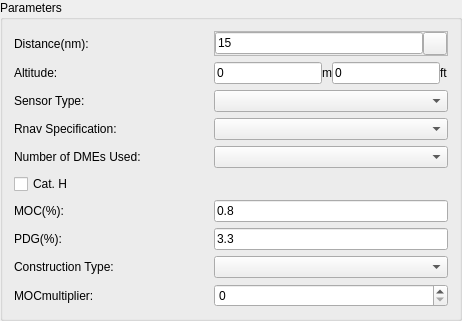
    <widget class="QGroupBox" name="gbParameters">
     <property name="font">
      <font>
       <family>Arial</family>
       <weight>50</weight>
       <bold>false</bold>
      </font>
     </property>
     <property name="title">
      <string>Parameters</string>
     </property>
     <layout class="QVBoxLayout" name="vl_gbParameters">
      <item>
       <widget class="QFrame" name="frameDistance">
        <property name="frameShape">
         <enum>QFrame::NoFrame</enum>
        </property>
        <property name="frameShadow">
         <enum>QFrame::Raised</enum>
        </property>
        <layout class="QHBoxLayout" name="hLayoutDistance">
         <property name="spacing">
          <number>0</number>
         </property>
         <property name="margin">
          <number>0</number>
         </property>
         <item>
          <widget class="QLabel" name="label_76">
           <property name="minimumSize">
            <size>
             <width>200</width>
             <height>0</height>
            </size>
           </property>
           <property name="maximumSize">
            <size>
             <width>200</width>
             <height>16777215</height>
            </size>
           </property>
           <property name="font">
            <font>
             <weight>50</weight>
             <bold>false</bold>
            </font>
           </property>
           <property name="text">
            <string>Distance(nm):</string>
           </property>
          </widget>
         </item>
         <item>
          <widget class="QFrame" name="frame_APV_11">
           <property name="frameShape">
            <enum>QFrame::StyledPanel</enum>
           </property>
           <property name="frameShadow">
            <enum>QFrame::Raised</enum>
           </property>
           <layout class="QHBoxLayout" name="horizontalLayout_15">
            <property name="spacing">
             <number>0</number>
            </property>
            <property name="margin">
             <number>0</number>
            </property>
            <item>
             <widget class="QLineEdit" name="txtDistance">
              <property name="enabled">
               <bool>true</bool>
              </property>
              <property name="font">
               <font>
                <weight>50</weight>
                <bold>false</bold>
               </font>
              </property>
              <property name="text">
               <string>15</string>
              </property>
             </widget>
            </item>
            <item>
             <widget class="QToolButton" name="btnCaptureDistance">
              <property name="text">
               <string/>
              </property>
              <property name="icon">
               <iconset>
                <normaloff>:/gnss_item/coordinate_capture.png</normaloff>:/gnss_item/coordinate_capture.png</iconset>
              </property>
             </widget>
            </item>
           </layout>
          </widget>
         </item>
        </layout>
       </widget>
      </item>
      <item>
       <widget class="QFrame" name="frameAltitude">
        <property name="frameShape">
         <enum>QFrame::NoFrame</enum>
        </property>
        <property name="frameShadow">
         <enum>QFrame::Raised</enum>
        </property>
        <layout class="QHBoxLayout" name="hLayoutPDG_2">
         <property name="spacing">
          <number>0</number>
         </property>
         <property name="margin">
          <number>0</number>
         </property>
         <item>
          <widget class="QLabel" name="label_69">
           <property name="minimumSize">
            <size>
             <width>200</width>
             <height>0</height>
            </size>
           </property>
           <property name="maximumSize">
            <size>
             <width>200</width>
             <height>16777215</height>
            </size>
           </property>
           <property name="font">
            <font>
             <weight>50</weight>
             <bold>false</bold>
            </font>
           </property>
           <property name="text">
            <string>Altitude:</string>
           </property>
          </widget>
         </item>
         <item>
          <widget class="QLineEdit" name="txtAltitudeM">
           <property name="minimumSize">
            <size>
             <width>72</width>
             <height>0</height>
            </size>
           </property>
           <property name="font">
            <font>
             <weight>50</weight>
             <bold>false</bold>
            </font>
           </property>
           <property name="text">
            <string>0</string>
           </property>
          </widget>
         </item>
         <item>
          <widget class="QLabel" name="label">
           <property name="text">
            <string>m</string>
           </property>
          </widget>
         </item>
         <item>
          <widget class="QLineEdit" name="txtAltitudeFt">
           <property name="text">
            <string>0</string>
           </property>
          </widget>
         </item>
         <item>
          <widget class="QLabel" name="label_2">
           <property name="text">
            <string>ft</string>
           </property>
          </widget>
         </item>
        </layout>
       </widget>
      </item>
      <item>
       <widget class="QFrame" name="frame_58">
        <property name="frameShape">
         <enum>QFrame::NoFrame</enum>
        </property>
        <property name="frameShadow">
         <enum>QFrame::Raised</enum>
        </property>
        <layout class="QHBoxLayout" name="horizontalLayout_58">
         <property name="spacing">
          <number>0</number>
         </property>
         <property name="margin">
          <number>0</number>
         </property>
         <item>
          <widget class="QLabel" name="label_66">
           <property name="minimumSize">
            <size>
             <width>200</width>
             <height>0</height>
            </size>
           </property>
           <property name="maximumSize">
            <size>
             <width>200</width>
             <height>16777215</height>
            </size>
           </property>
           <property name="font">
            <font>
             <weight>50</weight>
             <bold>false</bold>
            </font>
           </property>
           <property name="text">
            <string>Sensor Type:</string>
           </property>
          </widget>
         </item>
         <item>
          <widget class="QComboBox" name="cmbSensorType">
           <property name="sizePolicy">
            <sizepolicy hsizetype="Expanding" vsizetype="Preferred">
             <horstretch>0</horstretch>
             <verstretch>0</verstretch>
            </sizepolicy>
           </property>
           <property name="font">
            <font>
             <weight>50</weight>
             <bold>false</bold>
            </font>
           </property>
          </widget>
         </item>
        </layout>
       </widget>
      </item>
      <item>
       <widget class="QFrame" name="frame_OutBoundLimit">
        <property name="frameShape">
         <enum>QFrame::NoFrame</enum>
        </property>
        <property name="frameShadow">
         <enum>QFrame::Raised</enum>
        </property>
        <layout class="QHBoxLayout" name="horizontalLayout_59">
         <property name="spacing">
          <number>0</number>
         </property>
         <property name="margin">
          <number>0</number>
         </property>
         <item>
          <widget class="QLabel" name="label_67">
           <property name="minimumSize">
            <size>
             <width>200</width>
             <height>0</height>
            </size>
           </property>
           <property name="maximumSize">
            <size>
             <width>200</width>
             <height>16777215</height>
            </size>
           </property>
           <property name="font">
            <font>
             <weight>50</weight>
             <bold>false</bold>
            </font>
           </property>
           <property name="text">
            <string>Rnav Specification:</string>
           </property>
          </widget>
         </item>
         <item>
          <widget class="QComboBox" name="cmbSpecification">
           <property name="sizePolicy">
            <sizepolicy hsizetype="Expanding" vsizetype="Fixed">
             <horstretch>0</horstretch>
             <verstretch>0</verstretch>
            </sizepolicy>
           </property>
           <property name="font">
            <font>
             <weight>50</weight>
             <bold>false</bold>
            </font>
           </property>
          </widget>
         </item>
        </layout>
       </widget>
      </item>
      <item>
       <widget class="QFrame" name="frame_63">
        <property name="frameShape">
         <enum>QFrame::NoFrame</enum>
        </property>
        <property name="frameShadow">
         <enum>QFrame::Raised</enum>
        </property>
        <layout class="QHBoxLayout" name="horizontalLayout_70">
         <property name="spacing">
          <number>0</number>
         </property>
         <property name="margin">
          <number>0</number>
         </property>
         <item>
          <widget class="QLabel" name="label_78">
           <property name="minimumSize">
            <size>
             <width>200</width>
             <height>0</height>
            </size>
           </property>
           <property name="maximumSize">
            <size>
             <width>200</width>
             <height>16777215</height>
            </size>
           </property>
           <property name="font">
            <font>
             <weight>50</weight>
             <bold>false</bold>
            </font>
           </property>
           <property name="text">
            <string>Number of DMEs Used:</string>
           </property>
          </widget>
         </item>
         <item>
          <widget class="QComboBox" name="cmbDmeCount">
           <property name="sizePolicy">
            <sizepolicy hsizetype="Expanding" vsizetype="Fixed">
             <horstretch>0</horstretch>
             <verstretch>0</verstretch>
            </sizepolicy>
           </property>
           <property name="font">
            <font>
             <weight>50</weight>
             <bold>false</bold>
            </font>
           </property>
          </widget>
         </item>
        </layout>
       </widget>
      </item>
      <item>
       <widget class="QCheckBox" name="chbCatH">
        <property name="font">
         <font>
          <weight>50</weight>
          <bold>false</bold>
         </font>
        </property>
        <property name="text">
         <string>Cat. H</string>
        </property>
       </widget>
      </item>
      <item>
       <widget class="QFrame" name="frame_62">
        <property name="frameShape">
         <enum>QFrame::NoFrame</enum>
        </property>
        <property name="frameShadow">
         <enum>QFrame::Raised</enum>
        </property>
        <layout class="QHBoxLayout" name="horizontalLayout_69">
         <property name="spacing">
          <number>0</number>
         </property>
         <property name="margin">
          <number>0</number>
         </property>
         <item>
          <widget class="QLabel" name="label_77">
           <property name="minimumSize">
            <size>
             <width>200</width>
             <height>0</height>
            </size>
           </property>
           <property name="maximumSize">
            <size>
             <width>200</width>
             <height>16777215</height>
            </size>
           </property>
           <property name="font">
            <font>
             <weight>50</weight>
             <bold>false</bold>
            </font>
           </property>
           <property name="text">
            <string>MOC(%):</string>
           </property>
          </widget>
         </item>
         <item>
          <widget class="QLineEdit" name="txtMoc">
           <property name="font">
            <font>
             <weight>50</weight>
             <bold>false</bold>
            </font>
           </property>
           <property name="text">
            <string>0.8</string>
           </property>
          </widget>
         </item>
        </layout>
       </widget>
      </item>
      <item>
       <widget class="QFrame" name="frame_61">
        <property name="frameShape">
         <enum>QFrame::NoFrame</enum>
        </property>
        <property name="frameShadow">
         <enum>QFrame::Raised</enum>
        </property>
        <layout class="QHBoxLayout" name="horizontalLayout_60">
         <property name="spacing">
          <number>0</number>
         </property>
         <property name="margin">
          <number>0</number>
         </property>
         <item>
          <widget class="QLabel" name="label_68">
           <property name="minimumSize">
            <size>
             <width>200</width>
             <height>0</height>
            </size>
           </property>
           <property name="maximumSize">
            <size>
             <width>200</width>
             <height>16777215</height>
            </size>
           </property>
           <property name="font">
            <font>
             <weight>50</weight>
             <bold>false</bold>
            </font>
           </property>
           <property name="text">
            <string>PDG(%):</string>
           </property>
          </widget>
         </item>
         <item>
          <widget class="QLineEdit" name="txtPdg">
           <property name="font">
            <font>
             <weight>50</weight>
             <bold>false</bold>
            </font>
           </property>
           <property name="text">
            <string>3.3</string>
           </property>
          </widget>
         </item>
        </layout>
       </widget>
      </item>
      <item>
       <widget class="QFrame" name="frame_66">
        <property name="frameShape">
         <enum>QFrame::NoFrame</enum>
        </property>
        <property name="frameShadow">
         <enum>QFrame::Raised</enum>
        </property>
        <layout class="QHBoxLayout" name="horizontalLayout_75">
         <property name="spacing">
          <number>0</number>
         </property>
         <property name="margin">
          <number>0</number>
         </property>
         <item>
          <widget class="QLabel" name="label_83">
           <property name="minimumSize">
            <size>
             <width>200</width>
             <height>0</height>
            </size>
           </property>
           <property name="maximumSize">
            <size>
             <width>200</width>
             <height>16777215</height>
            </size>
           </property>
           <property name="font">
            <font>
             <weight>50</weight>
             <bold>false</bold>
            </font>
           </property>
           <property name="text">
            <string>Construction Type:</string>
           </property>
          </widget>
         </item>
         <item>
          <widget class="QComboBox" name="cmbConstruct">
           <property name="sizePolicy">
            <sizepolicy hsizetype="Expanding" vsizetype="Fixed">
             <horstretch>0</horstretch>
             <verstretch>0</verstretch>
            </sizepolicy>
           </property>
           <property name="font">
            <font>
             <weight>50</weight>
             <bold>false</bold>
            </font>
           </property>
          </widget>
         </item>
        </layout>
       </widget>
      </item>
      <item>
       <widget class="QFrame" name="frame_67">
        <property name="frameShape">
         <enum>QFrame::NoFrame</enum>
        </property>
        <property name="frameShadow">
         <enum>QFrame::Raised</enum>
        </property>
        <layout class="QHBoxLayout" name="horizontalLayout_76">
         <property name="spacing">
          <number>0</number>
         </property>
         <property name="margin">
          <number>0</number>
         </property>
         <item>
          <widget class="QLabel" name="label_84">
           <property name="minimumSize">
            <size>
             <width>200</width>
             <height>0</height>
            </size>
           </property>
           <property name="maximumSize">
            <size>
             <width>200</width>
             <height>16777215</height>
            </size>
           </property>
           <property name="font">
            <font>
             <weight>50</weight>
             <bold>false</bold>
            </font>
           </property>
           <property name="text">
            <string>MOCmultiplier:</string>
           </property>
          </widget>
         </item>
         <item>
          <widget class="QSpinBox" name="mocSpinBox">
           <property name="sizePolicy">
            <sizepolicy hsizetype="Expanding" vsizetype="Fixed">
             <horstretch>0</horstretch>
             <verstretch>0</verstretch>
            </sizepolicy>
           </property>
          </widget>
         </item>
        </layout>
       </widget>
      </item>
     </layout>
    </widget>
